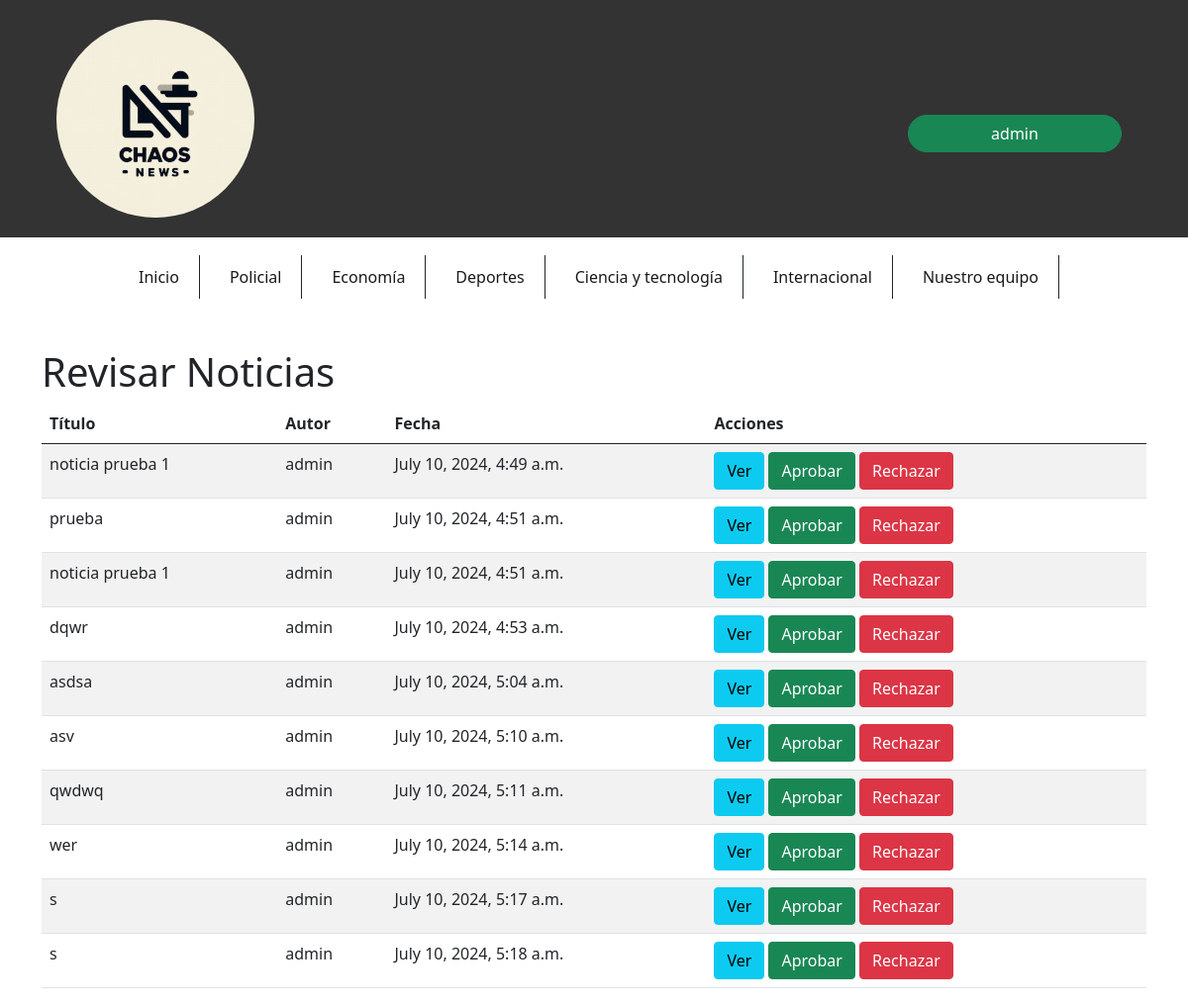
/subir_noticias/revisar/ (signed in), run on an earlier commit of the app's database.
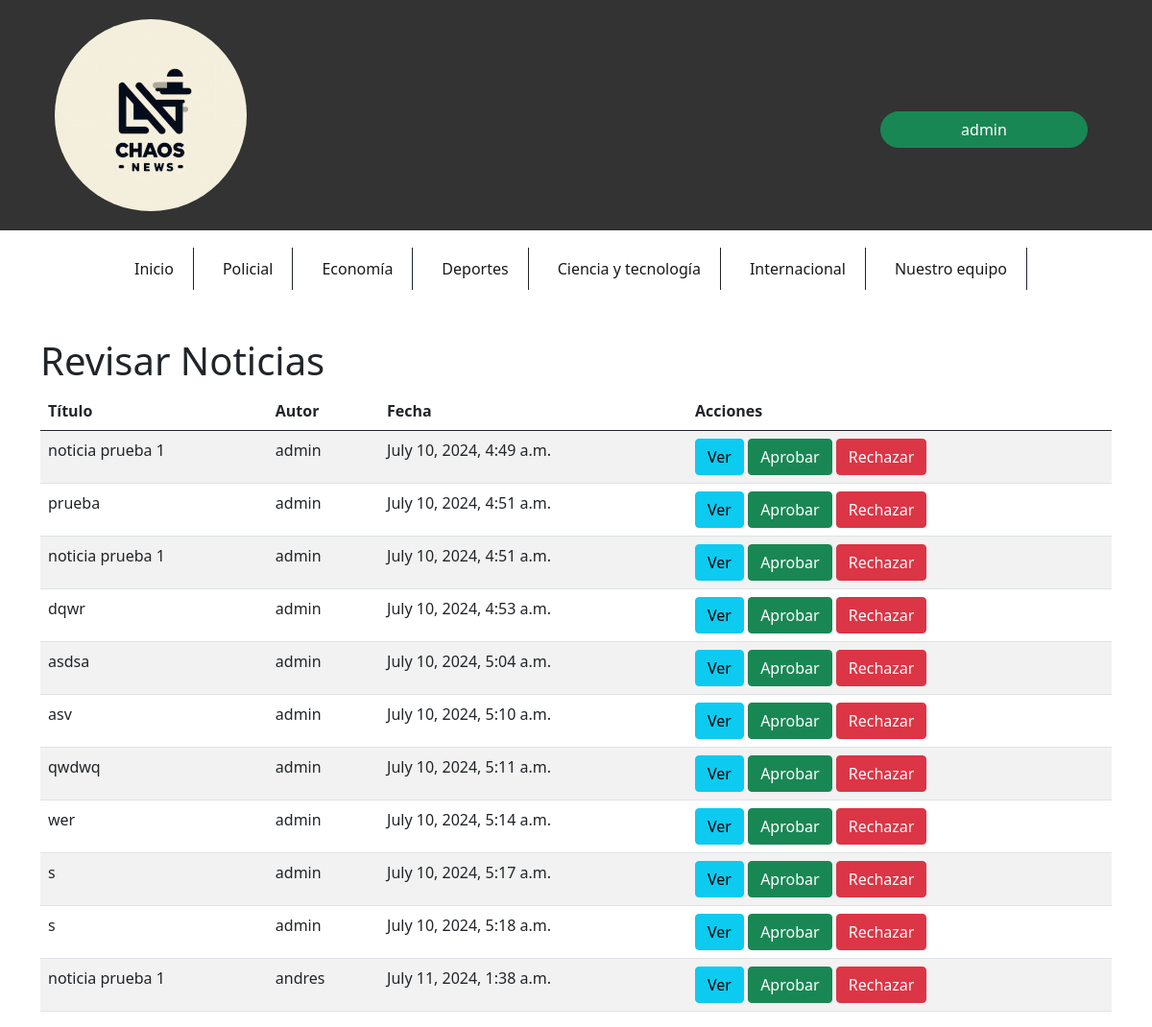
And on a later commit of the database.
### subir_noticias/models.py (models this page shows, shortened)
class Noticia(models.Model):
    CATEGORIAS = [
        ('----', '---'),
        ('policial', 'Policial'),
        ('economia', 'Economía'),
        ('deportes', 'Deportes'),
        ('ciencia_tecnologia', 'Ciencia y Tecnología'),
        ('internacional', 'Internacional'),
    ]
    titulo = models.CharField(max_length=200)
    contenido = models.TextField()
    ubicacion = models.CharField(max_length=100)
    categoria = models.CharField(max_length=50)
    autor = models.ForeignKey(User, on_delete=models.CASCADE)
    fecha_publicacion = models.DateTimeField(auto_now_add=True)
    aprobada = models.BooleanField(default=False)
    rechazada = models.BooleanField(default=False)
    motivo_rechazo = models.TextField(blank=True, null=True)
    publicada = models.BooleanField(default=False)  # Añadir este campo

### subir_noticias/views.py (the view)
# urls.py: path('revisar/', revisar_noticias, name='revisar_noticias'),
@login_required
def revisar_noticias(request):
    noticias = Noticia.objects.filter(aprobada=False, rechazada=False)
    return render(request, 'subir_noticias/revisar_noticias.html', {'noticias': noticias})

### subir_noticias/templates/subir_noticias/revisar_noticias.html (shortened to what this page needs)
{% load static %}
<!DOCTYPE html>
<html lang="en">
<head>
    <link rel="stylesheet" href="{% static 'css/estiloCenter.css' %}">
    <link rel="stylesheet" href="{% static 'css/estiloindex.css' %}">
    <link href="https://cdn.jsdelivr.net/npm/bootstrap@5.0.2/dist/css/bootstrap.min.css" rel="stylesheet">
</head>
<body>
    <header class="container-fluid">
        <article class="row align-items-center">
            <section id="logo" class="col-9 col-sm text-center text-lg-start">
                <a href="{% url 'index' %}">
                    <img src="{% static 'img/Logo.jpg' %}" alt="Logo" id="imgLogo" class="img-fluid">
                </a>
            </section>
            <section id="log_in" class="col-3 col-sm mt-auto">
                <div id="divUsuario">
                    <button type="button" id="boton" class="btn btn-success rounded-pill">
                        {{ user }}
                    </button>
                </div>
            </section>
        </article>
    </header>
    <nav class="navbar navbar-expand-lg navbar-light" style="background-color: #ffffff;">
        <div class="container-md">
            <div class="collapse navbar-collapse" id="navbarCollapse">
                <ul id="nav" class="navbar-nav mb-2 mn-lg-0 mx-auto">
                    <li class="border-end border-dark nav-item navbar-text">
                        <a href="{% url 'index' %}" class="text-decoration-none">Inicio</a>
                    </li>
                    <li class="border-end border-dark nav-item navbar-text"><a href="#" class="text-decoration-none">Policial</a></li>
                    <li class="border-end border-dark nav-item navbar-text"><a href="#" class="text-decoration-none">Economía</a></li>
                    <li class="border-end border-dark nav-item navbar-text"><a href="#" class="text-decoration-none">Deportes</a></li>
                    <li class="border-end border-dark nav-item navbar-text"><a href="{% url 'noticias_ciencia_tecnologia' %}" class="text-decoration-none">Ciencia y tecnología</a></li>
                    <li class="border-end border-dark nav-item navbar-text"><a href="{% url 'noticias_internacionales' %}" class="text-decoration-none">Internacional</a></li>
                    <li class="border-end border-dark nav-item navbar-text"><a href="{% url 'periodistas' %}" class="text-decoration-none">Nuestro equipo</a></li>
                </ul>
            </div>
        </div>
    </nav>
    <main class="container mt-4">
        <h1>Revisar Noticias</h1>
        <table class="table table-striped">
            <thead>
                <tr>
                    <th>Título</th>
                    <th>Autor</th>
                    <th>Fecha</th>
                    <th>Acciones</th>
                </tr>
            </thead>
            <tbody>
                {% for noticia in noticias %}
                    <tr>
                        <td>{{ noticia.titulo }}</td>
                        <td>{{ noticia.autor.username }}</td>
                        <td>{{ noticia.fecha_publicacion }}</td>
                        <td>
                            <a href="{% url 'ver_noticia' noticia.id %}" class="btn btn-info">Ver</a>
                            <a href="{% url 'aprobar_noticia' noticia.id %}" class="btn btn-success">Aprobar</a>
                            <a href="{% url 'rechazar_noticia' noticia.id %}" class="btn btn-danger">Rechazar</a>
                        </td>
                    </tr>
                {% endfor %}
            </tbody>
        </table>
    </main>
</body>
</html>

What changed in the data, as far as the page shows it:
added Noticia: titulo "noticia prueba 1", autor.username "andres", fecha_publicacion "July 11, 2024, 1:38 a.m."
